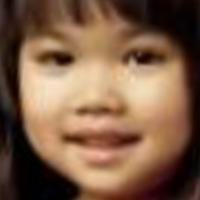
#> input picture dataset/final_dataset/train/004_2667_0.png, 200 x 200 px; its folder holds only this picture in this run
$ jupyter execute --allow-errors Build_Model_0.ipynb   (shell and % lines are left out)
#> lines starting #> are read from the running program, lines starting #| are printed output that depends on the picture; after the words box and inside, x2 and y2 are one past the last pixel; in counts of white or black regions, pixels touching at a corner belong together
### Load Library

[cell 1]
import os
import numpy as np
import pandas as pd
import cv2
from sklearn.preprocessing import StandardScaler
from sklearn.metrics import confusion_matrix

### Load Path Dataset

[cell 2]
# Path dataset lokal
train_folder = 'dataset/final_dataset/train'
test_folder = 'dataset/final_dataset/test'

### Ekstrasi Fitur

[cell 3]
import cv2

def face_detection(image_path, size=(200, 200)):
    # Load Haar Cascade
    cascade_wajah = cv2.CascadeClassifier('input_output/haarcascade_frontalface_default.xml')

    # Membaca gambar
    image = cv2.imread(image_path, cv2.IMREAD_GRAYSCALE)  # Menggunakan variabel `image_path`
    if image is None:
        raise ValueError(f"Gambar tidak ditemukan atau tidak dapat dibaca: {image_path}")

    # Deteksi wajah
    faces = cascade_wajah.detectMultiScale(image, scaleFactor=1.1, minNeighbors=5, minSize=(30, 30))

    # Wajah tidak terdeteksi
    if len(faces) == 0:
        # Jika tidak ada wajah, crop 70% dari tengah gambar
        height, width = image.shape[:2]
        new_height = int(height * 0.70)
        new_width = int(width * 0.70)

        # Menghitung margin untuk cropping agar tetap di tengah
        top_margin = (height - new_height) // 2
        left_margin = (width - new_width) // 2

        # Memotong area gambar
        face_crop = image[top_margin:top_margin + new_height, left_margin:left_margin + new_width]
        face_crop = cv2.resize(face_crop, size)
        return face_crop
    else:
        # Cari wajah dengan frame terbesar
        largest_face = max(faces, key=lambda rect: rect[2] * rect[3])  # Pilih berdasarkan area (w * h)
        x, y, w, h = largest_face

        # Memotong gambar sesuai area deteksi wajah terbesar
        face_crop = image[y:y + h, x:x + w]
        face_crop = cv2.resize(face_crop, size)

        # Mengurangi area gambar sebesar 10% (90% dari ukuran asli)
        height, width = face_crop.shape[:2]
        new_height = int(height * 0.70)
        new_width = int(width * 0.70)

        # Menghitung margin untuk cropping agar tetap di tengah
        top_margin = (height - new_height) // 2
        left_margin = (width - new_width) // 2

        # Memotong area gambar
        face_crop = face_crop[top_margin:top_margin + new_height, left_margin:left_margin + new_width]
        return face_crop

[cell 4]
from skimage.feature import canny

# Fungsi untuk mendapatkan target label berdasarkan struktur folder
def load_images_and_labels(folder_path):
    data = []
    for root, _, files in os.walk(folder_path):
        for file_name in files:
            if file_name.lower().endswith(('.jpg', '.jpeg', '.png')):
                file_path = os.path.join(root, file_name)
                # Ekstrak label dari angka sebelum ekstensi
                label = int(file_name.split('_')[-1].split('.')[0])
                data.append((file_path, label))  # Path dan label
    return pd.DataFrame(data, columns=['filepath', 'label'])

# Load data train dan test
train_df = load_images_and_labels(train_folder)
test_df = load_images_and_labels(test_folder)

# Fungsi untuk ekstraksi fitur dari gambar menggunakan grid 10x10
def extract_features_from_image(img_path, size=(200, 200)):
    # Tambahan Code untuk read, detect dan resize gambar
    img = face_detection(img_path, size)
    # img = cv2.resize(img, size)
    # img = cv2.imread(img_path, cv2.IMREAD_GRAYSCALE)
    # img = cv2.cvtColor(img, cv2.COLOR_BGR2GRAY)

    # Deteksi tepi menggunakan Canny dari skimage dengan sigma
    img = canny(img, sigma=0.9)

    features = []
    for y in range(0, size[0], 10):
        for x in range(0, size[1], 10):
            section = img[y:y+10, x:x+10]
            features.append(np.mean(section))
            features.append(np.std(section))
    return np.array(features)

# Ekstraksi fitur dari dataset
def extract_features(data_df):
    features = []
    labels = []
    for _, row in data_df.iterrows():
        img_features = extract_features_from_image(row['filepath'])
#> in face_detection, `image = cv2.imread(image_path, cv2.IMREAD_GRAYSCALE)`:
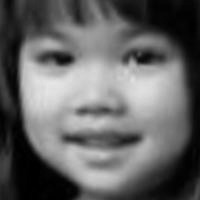
#> image: shape (200, 200); min 0, max 230, mean 99.5
#> in face_detection, `faces = cascade_wajah.detectMultiScale(image, scaleFactor=1.1, minNeig..`: faces = [[5, 4, 176, 176]]
#> in face_detection, `largest_face = max(faces, key=lambda rect: rect[2] * rect[3])`: largest_face = [5, 4, 176, 176]
#> in face_detection, `x, y, w, h = largest_face`: x = 5; y = 4; w = 176
#> in face_detection, `face_crop = image[y:y + h, x:x + w]`:
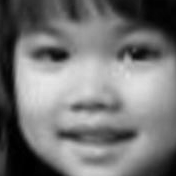
#> face_crop: shape (176, 176); min 0, max 230, mean 117.9
#> in face_detection, `face_crop = face_crop[top_margin:top_margin + new_height, left_margin:..`:
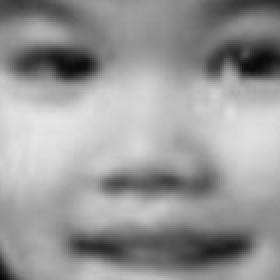
#> face_crop: shape (140, 140) (shown 2 times larger); min 5, max 230, mean 152.5
#> in extract_features_from_image, `img = canny(img, sigma=0.9)`:
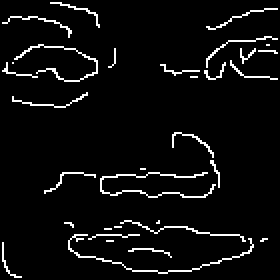
#> img: shape (140, 140) bool (shown 2 times larger); 5.1% white in thin lines or dots
#> after the loop in extract_features_from_image, `for y in range(0, size[0], 10):`: features = 800 items, first 6: 0.06, 0.237, 0.11, 0.313, 0.08, 0.271
        features.append(img_features)
        labels.append(row['label'])
    return np.array(features), np.array(labels)

# Ekstraksi fitur train dan test
X_train, y_train = extract_features(train_df)
#> y_train = [0]
X_test, y_test = extract_features(test_df)
#> X_test = empty array; y_test = empty array

# Standarisasi fitur
scaler = StandardScaler()
X_train_sc = scaler.fit_transform(X_train)
#> (the rest of this cell did not finish here and is left out)

$ run again, on dataset/final_dataset/train/016_4508_1.png
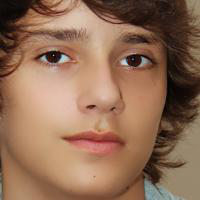
#> input picture dataset/final_dataset/train/016_4508_1.png, 200 x 200 px
#> in face_detection, `image = cv2.imread(image_path, cv2.IMREAD_GRAYSCALE)`:
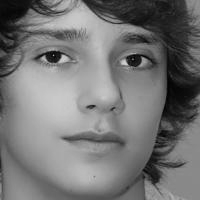
#> image: shape (200, 200); min 0, max 210, mean 117.1
#> faces = [[16, 5, 169, 169]]
#> largest_face = [16, 5, 169, 169]
#> x = 16; y = 5; w = 169
#> in extract_features_from_image, `img = canny(img, sigma=0.9)`:
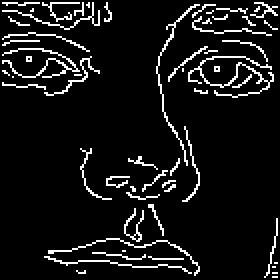
#> img: shape (140, 140) bool (shown 2 times larger); 8.1% white in thin lines or dots
#> after the loop in extract_features_from_image, `for y in range(0, size[0], 10):`: features = 800 items, first 6: 0.21, 0.407, 0.24, 0.427, 0.21, 0.407
#> y_train = [1]
#> X_test = empty array

$ run again, on dataset/final_dataset/train/016_6233_1.png
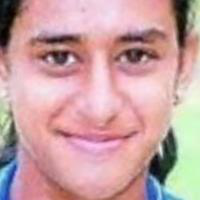
#> input picture dataset/final_dataset/train/016_6233_1.png, 200 x 200 px
#> in face_detection, `image = cv2.imread(image_path, cv2.IMREAD_GRAYSCALE)`:
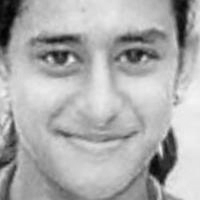
#> image: shape (200, 200); min 0, max 246, mean 172.2
#> faces = [[9, 2, 180, 180]]
#> largest_face = [9, 2, 180, 180]
#> x = 9; y = 2; w = 180
#> in extract_features_from_image, `img = canny(img, sigma=0.9)`:
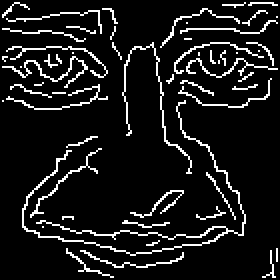
#> img: shape (140, 140) bool (shown 2 times larger); 9.6% white in thin lines or dots
#> after the loop in extract_features_from_image, `for y in range(0, size[0], 10):`: features = 800 items, first 6: 0.18, 0.384, 0.16, 0.367, 0.1, 0.3
#> y_train = [1]
#> X_test = empty array

$ run again, on dataset/final_dataset/train/008_2641_0.png
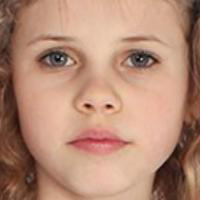
#> input picture dataset/final_dataset/train/008_2641_0.png, 200 x 200 px
#> faces = [[7, 6, 182, 182]]
#> largest_face = [7, 6, 182, 182]
#> x = 7; y = 6; w = 182
#> in extract_features_from_image, `img = canny(img, sigma=0.9)`:
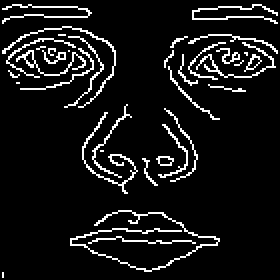
#> img: shape (140, 140) bool (shown 2 times larger); 8.3% white in thin lines or dots
#> after the loop in extract_features_from_image, `for y in range(0, size[0], 10):`: features = 800 items, first 6: 0.18, 0.384, 0.21, 0.407, 0.2, 0.4
#> y_train = [0]
#> X_test = empty array
